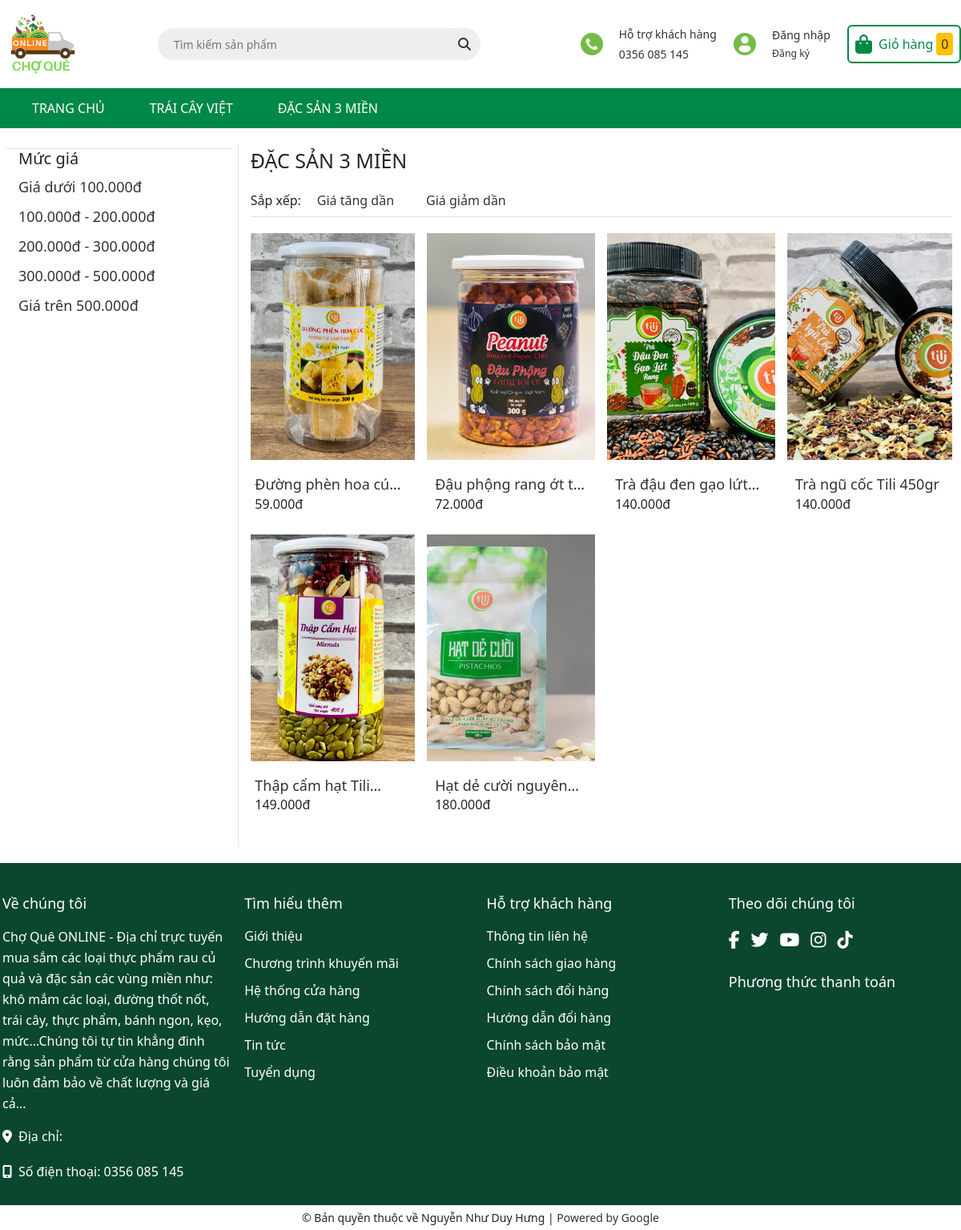
Screenshot of /site/?modules=page&action=category&id=2 with the database file from the repository.
### tables this page shows
CREATE TABLE `DanhMuc` (
  `MaDanhMuc` int(11) NOT NULL,
  `TenDanhMuc` varchar(100) NOT NULL,
  `TrangThai` varchar(100) NOT NULL DEFAULT 'Đang hoạt động'
);

CREATE TABLE `SanPham` (
  `MaSanPham` int(10) NOT NULL,
  `TenSanPham` varchar(100) NOT NULL,
  `HinhAnh` text DEFAULT NULL,
  `Gia` DECIMAL(10,3) NOT NULL,
  `GiaKhuyenMai` DECIMAL(10,3) NOT NULL,
  `MaDanhMuc` int(10) NOT NULL,
  `SoLuong` int(10) DEFAULT NULL,
  `MoTa` text DEFAULT NULL,
  `Hot` int(11) DEFAULT NULL,
  `TrangThai` varchar(100) NOT NULL DEFAULT 'Đang hoạt động'
);

### site/view/page_category.php (the view, shortened to what the rows shown need)
<div class="section wrap_background">
    <div class="container">
        <div class="bg_collection section">
            <div class="row">
                <aside class="scroll card py-2 dqdt-sidebar sidebar left-content col-xl-3 col-lg-3 col-md-12 col-sm-12">
                    <div class="wrap_background_aside asidecollection">
                        <div class="filter-content aside-filter">
                            <div class="filter-container">
                                <aside class="aside-item border-top filter-price dq-filterxx">
                                    <div class="aside-title">
                                        <h2 class="title-head margin-top-0">
                                            <span>Mức giá</span>
                                        </h2>
                                    </div>
                                    <div class="aside-content filter-group scroll">
                                        <ul>
                                            <li class="filter-item filter-item--check-box filter-price-all">
                                                <a href="<?= $_SERVER['REQUEST_URI'] ?>&min_price=0&max_price=100">
                                                    <span class="filter-select ">Giá dưới 100.000đ</span>
                                                </a>
                                            </li>
                                            <li class="filter-item filter-item--check-box filter-price-all">
                                                <a href="<?= $_SERVER['REQUEST_URI'] ?>&min_price=100&max_price=200">
                                                    <span class="filter-select">100.000đ - 200.000đ</span>
                                                </a>
                                            </li>
                                            <li class="filter-item filter-item--check-box filter-price-all">
                                                <a href="<?= $_SERVER['REQUEST_URI'] ?>&min_price=200&max_price=300">
                                                    <span class="filter-select">200.000đ - 300.000đ</span>
                                                </a>
                                            </li>
                                            <li class="filter-item filter-item--check-box filter-price-all">
                                                <a href="<?= $_SERVER['REQUEST_URI'] ?>&min_price=300&max_price=500">
                                                    <span class="filter-select">300.000đ - 500.000đ</span>
                                                </a>
                                            </li>
                                            <li class="filter-item filter-item--check-box filter-price-all">
                                                <a href="<?= $_SERVER['REQUEST_URI'] ?>&min_price=500&max_price=9999999999999">
                                                    <span class="filter-select">Giá trên 500.000đ</span>
                                                </a>
                                            </li>
                                        </ul>
                                    </div>
                                </aside>
                            </div>
                        </div>
                </aside>
                <div class="card py-2 main_container collection col-xl-9 col-lg-9 px-4 col-md-12 col-sm-12">
                    <h1 class="title_page collection-title mb-0"><?= $categoryOne['TenDanhMuc'] ?></h1>
                    <div class="category-products products">
                        <div class="border-bottom">
                            <div class="d-flex justify-content-between align-items-baseline">
                                <div class="sortPagiBar">
                                    <div class="sort-cate clearfix">
                                        <div class="d-flex align-items-baseline">
                                            <label for="" class="">
                                                <span>Sắp xếp: </span>
                                            </label>
                                            <ul class="ul_col ml-2 mb-0">
                                                <ul class="content_ul">
                                                    <li>
                                                        <a href="<?= $_SERVER['REQUEST_URI'] ?>&order=ASC">Giá tăng dần</a>
                                                    </li>
                                                    <li>
                                                        <a href="<?= $_SERVER['REQUEST_URI'] ?>&order=DESC">Giá giảm dần</a>
                                                    </li>
                                                </ul>
                                            </ul>
                                        </div>
                                    </div>
                                </div>
                            </div>
                        </div>
                        <section class="products-view products-view-grid collection_reponsive list_hover_pro">
                            <div class="product__new-section slick-new mt-3 slick-initialized">
                                <div class="slick-list slick-new mt-3 slick-initialized">
                                    <div class="row content-col">
                                        <?php foreach ($productCategoryList as $product) : ?>
                                            <div class="col-6 col-sm-3 product-col">
                                                <div class="item__product-main">
                                                    <div class="product__wrap">
                                                        <div class="product-thumbnail">
                                                            <a class="img-thumb" href="?modules=product&action=details&id=<?= $product['MaSanPham'] ?>">
                                                                <img src="../../content/img/<?= $product['HinhAnh'] ?>" alt="">
                                                            </a>
                                                        </div>
                                                        <div class="product-info">
                                                            <h3 class="product-name">
                                                                <a href=""><?= $product['TenSanPham'] ?></a>
                                                            </h3>
                                                            <div class="price-box">
                                                                <span class="price">
                                                                    <?= $product['Gia'] ?>đ
                                                                </span>
                                                            </div>
                                                        </div>
                                                    </div>
                                                </div>
                                            </div>
                                        <?php endforeach; ?>
                                    </div>
                                </div>
                            </div>
                        </section>
                    </div>
                </div>
            </div>
        </div>
    </div>
</div>

### site/view/header.php (shortened to what the rows shown need)
<!DOCTYPE html>
<html lang="en">
<head>
    <link rel="stylesheet" href="https://cdnjs.cloudflare.com/ajax/libs/font-awesome/6.5.1/css/all.min.css">
    <link rel="stylesheet" href="../../content/css/bootstrap.min.css">
    <link rel="stylesheet" href="../../content/css/grid.css">
    <link rel="stylesheet" href="../../content/css/base.css">
    <link rel="stylesheet" href="../../content/css/style.css">
    <link rel="stylesheet" href="../../content/css/responsive.css">
</head>
<body>
    <div class="app">
        <header class="header header_menu container px-md-0">
            <div class="row align-items-center">
                <nav class="header__navbar">
                    <div class="navbar__logo col-2 col-lg-2 header-right hide-on-mobile-tablet">
                        <a href="?modules=page&action=home" class="navbar__logo-wrap">
                            <img src="../../content/img/logo.png" alt="Logo">
                        </a>
                    </div>
                    <div class="navbar__search col-xl-5 col-lg-4 col-12 header-center hide-on-mobile-tablet">
                        <div class="navbar__search-wrap">
                            <form action="?modules=page&action=search" method="post" role="search">
                                <input type="text" class="navbar__search-input" placeholder="Tìm kiếm sản phẩm" name="keyword" required autocomplete="off">
                                <span class="navbar__search-group">
                                    <button type="submit" class="btn navbar__search-btn">
                                        <i class="fa fa-search"></i>
                                    </button>
                                </span>
                            </form>
                        </div>
                    </div>
                    <div class="navbar__info col-2 col-xl-5 col-lg-6 col-sm-2">
                        <ul class="navbar__info-list">
                            <li class="navbar__info-item hide-on-mobile-tablet">
                                <div class="navbar__info-item-info">
                                    <div class="navbar__info-img">
                                        <img src="../../content/img/phone.png" alt="">
                                    </div>
                                    <div class="navbar__info-item-info-wrap">
                                        <span>Hỗ trợ khách hàng</span>
                                        <span class="navbar__info-hotline">0356 085 145</span>
                                    </div>
                                </div>
                            </li>
                            <li class="navbar__info-item hide-on-mobile-tablet">
                                <div class="navbar__info-item-info navbar__info-item-info--hover">
                                    <?php if (!isset($_SESSION['user'])) : ?>
                                        <div class="navbar__info-img">
                                            <img src="../../content/img/account.png" alt="">
                                        </div>
                                    <?php endif; ?>
                                    <div class="navbar__info-item-info-wrap">
                                        <?php if (!isset($_SESSION['user'])) : ?>
                                            <a href="?modules=user&action=login" class="navbar__login">Đăng nhập</a>
                                            <small>
                                                <a class="navbar__register" href="?modules=user&action=register">Đăng ký</a>
                                            </small>
                                        <?php endif; ?>
                                    </div>
                                </div>
                            </li>
                            <li class="navbar__info-item">
                                <div class="mini-cart">
                                    <a href="?modules=cart&action=list" class="img__cart">
                                        <i class="fas fa-shopping-bag"></i>
                                        <span class="text-cart hide-on-mobile-tablet">Giỏ hàng</span>
                                        <?php if (isLogin()) : ?>
                                            <span class="count-item hide-on-mobile-tablet">
                                                <?php if (!empty($_SESSION['cartUser'])) : ?>
                                                    <?= count($_SESSION['cartUser']) ?>
                                                <?php else : ?>
                                                    0
                                                <?php endif; ?>
                                            </span>
                                        <?php else : ?>
                                            <span class="count-item hide-on-mobile-tablet">
                                                <?php if (!empty($_SESSION['cart'])) : ?>
                                                    <?= count($_SESSION['cart']) ?>
                                                <?php else : ?>
                                                    0
                                                <?php endif; ?>
                                            </span>
                                        <?php endif; ?>
                                    </a>
                                </div>
                            </li>
                        </ul>
                    </div>
                </nav>
            </div>
        </header>
        <div class="subheader hide-on-mobile-tablet">
            <div class="subheader-wrap container px-md-0">
                <div class="subheader__container">
                    <div class="navigation-wrap navigation--horizontal d-md-flex align-items-center d-none">
                        <nav class="">
                            <ul class="navigation menu-group">
                                <li class="menu-item">
                                    <a href="?modules=page&action=home" class="menu-item-link">TRANG CHỦ
                                    </a>
                                </li>
                                <?php foreach ($categoryList as $category) : ?>
                                    <li class="menu-item menu-item-hover">
                                        <a href="?modules=page&action=category&id=<?= $category['MaDanhMuc'] ?>" class="menu-item-link"><?= $category['TenDanhMuc'] ?></a>
                                    </li>
                                <?php endforeach; ?>
                            </ul>
                        </nav>
                    </div>
                </div>
            </div>
        </div>

### rows the page displays
danhmuc: TenDanhMuc "TRÁI CÂY VIỆT"
danhmuc: TenDanhMuc "ĐẶC SẢN 3 MIỀN"
sanpham: HinhAnh (picture), TenSanPham "Đường phèn hoa…", Gia "59.000"
sanpham: HinhAnh (picture), TenSanPham "Đậu phộng rang ớt…", Gia "72.000"
sanpham: HinhAnh (picture), TenSanPham "Trà đậu đen gạo…", Gia "140.000"
sanpham: HinhAnh (picture), TenSanPham "Trà ngũ cốc Tili 450gr", Gia "140.000"
sanpham: HinhAnh (picture), TenSanPham "Thập cẩm hạt…", Gia "149.000"
sanpham: HinhAnh (picture), TenSanPham "Hạt dẻ cười…", Gia "180.000"
